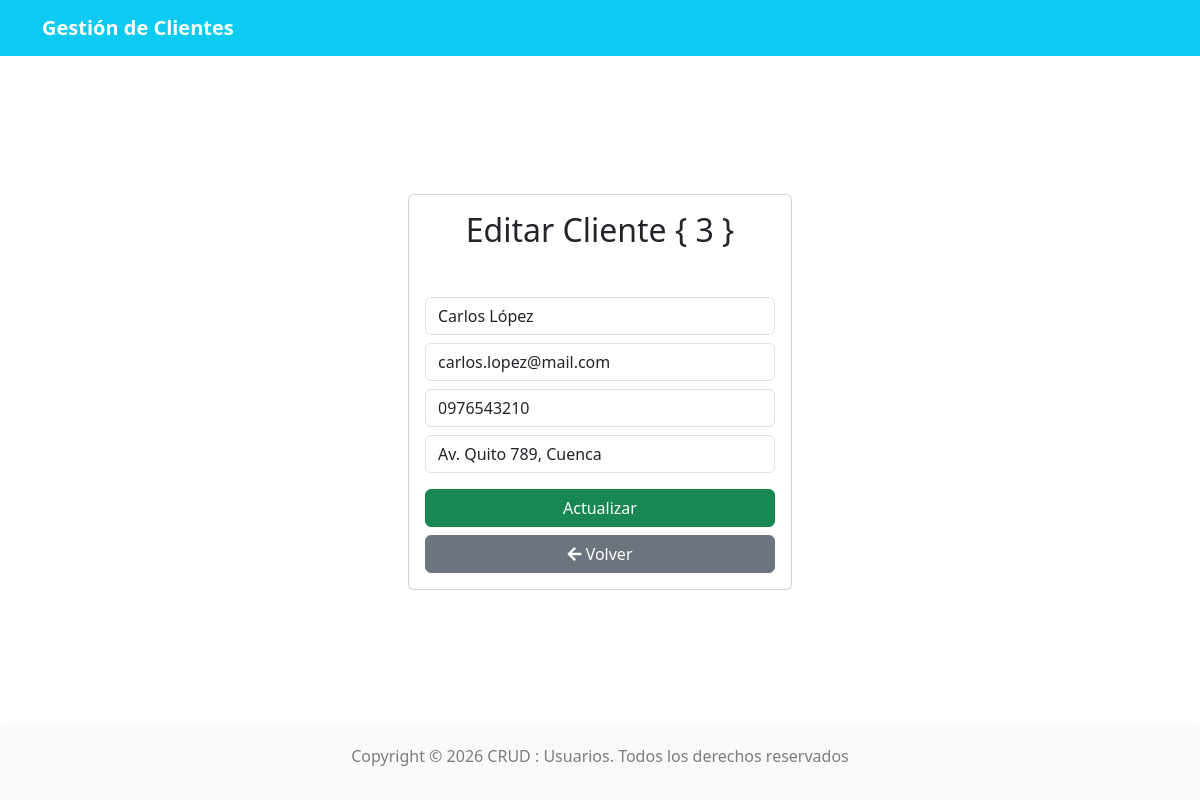
The app's page /editar.php?id=3 with its own data.
### tables this page shows
CREATE TABLE clientes (
    ID INT AUTO_INCREMENT PRIMARY KEY,
    Nombre VARCHAR(100),
    Correo VARCHAR(100),
    Telefono VARCHAR(15),
    Direccion TEXT,
    Fecha_creacion TIMESTAMP DEFAULT CURRENT_TIMESTAMP,
    CONSTRAINT chk_email CHECK (Correo LIKE '%_@__%.__%')  
);

### bd/clienteModel.php (called while the page is built, shortened)
<?php
    function mostrarCliente($id){
        try{
            $conn = conectar();
            $sql = "SELECT * FROM clientes WHERE id = :id";
            $stmt = $conn->prepare($sql);
            $stmt->bindParam(':id', $id);
            $stmt->execute();
            return $stmt->fetch();
        } catch (PDOException $e) {
            return null;
        }
    }
?>

### editar.php (the view, shortened to what this page needs)
<?php
  $id = $_GET['id'];
  include_once 'bd/clienteModel.php';
  $cliente = mostrarCliente(id: $id);
?>
<!DOCTYPE html>
<html lang="es">
<head>
    <link href="https://cdn.jsdelivr.net/npm/bootstrap@5.3.0/dist/css/bootstrap.min.css" rel="stylesheet">
    <link rel="stylesheet" href="https://use.fontawesome.com/releases/v5.6.3/css/all.css">
</head>
<body>
  <div class="d-flex flex-column min-vh-100 justify-content-between">
      <?php include_once 'cabecera.php'; ?>
      <div class="row">
        <div class="col-md-4 mx-auto">
          <div class="card card-body">
            <h2 class="text-center mb-5">Editar Cliente { <?php print_r(value: $id)?> }</h2>
            <form action="interfaces/actualizarClienteInterface.php" method="POST" class="needs-validation" novalidate>
              <div class="mb-3">
                <div class="form-group mb-2">
                  <input name="Nombre" type="text" class="form-control" value="<?php echo $cliente['Nombre']; ?>" placeholder="Actualizar Nombre del Cliente" required>
                </div>
                <div class="form-group mb-2">
                  <input name="Correo" type="email" class="form-control" value="<?php echo $cliente['Correo']; ?>" placeholder="Actualizar Correo" required>
                </div>
                <div class="form-group mb-2">
                  <input name="Telefono" type="text" class="form-control" value="<?php echo $cliente['Telefono']; ?>" placeholder="Actualizar Telefono" required>
                </div>
                <div class="form-group mb-2">
                  <input name="Direccion" type="text" class="form-control" value="<?php echo $cliente['Direccion']; ?>" placeholder="Actualizar Direccion" required>
                </div>
              </div>
              <div class="d-grid gap-2">
                <button class="btn btn-success w-100" type="submit" name="update">Actualizar</button>
                <a href="dashboard.php" class="btn btn-secondary">
                  <i class="fas fa-arrow-left"></i> Volver
                </a>
              </div>
            </form>
          </div>
        </div>
      </div>
      <?php include_once 'pie.php';?>
  </div>
</body>
</html>

### records on screen
clientes: Nombre "Carlos López", Correo "carlos.lopez@mail.com", Telefono "0976543210", Direccion "Av. Quito 789, Cuenca"
